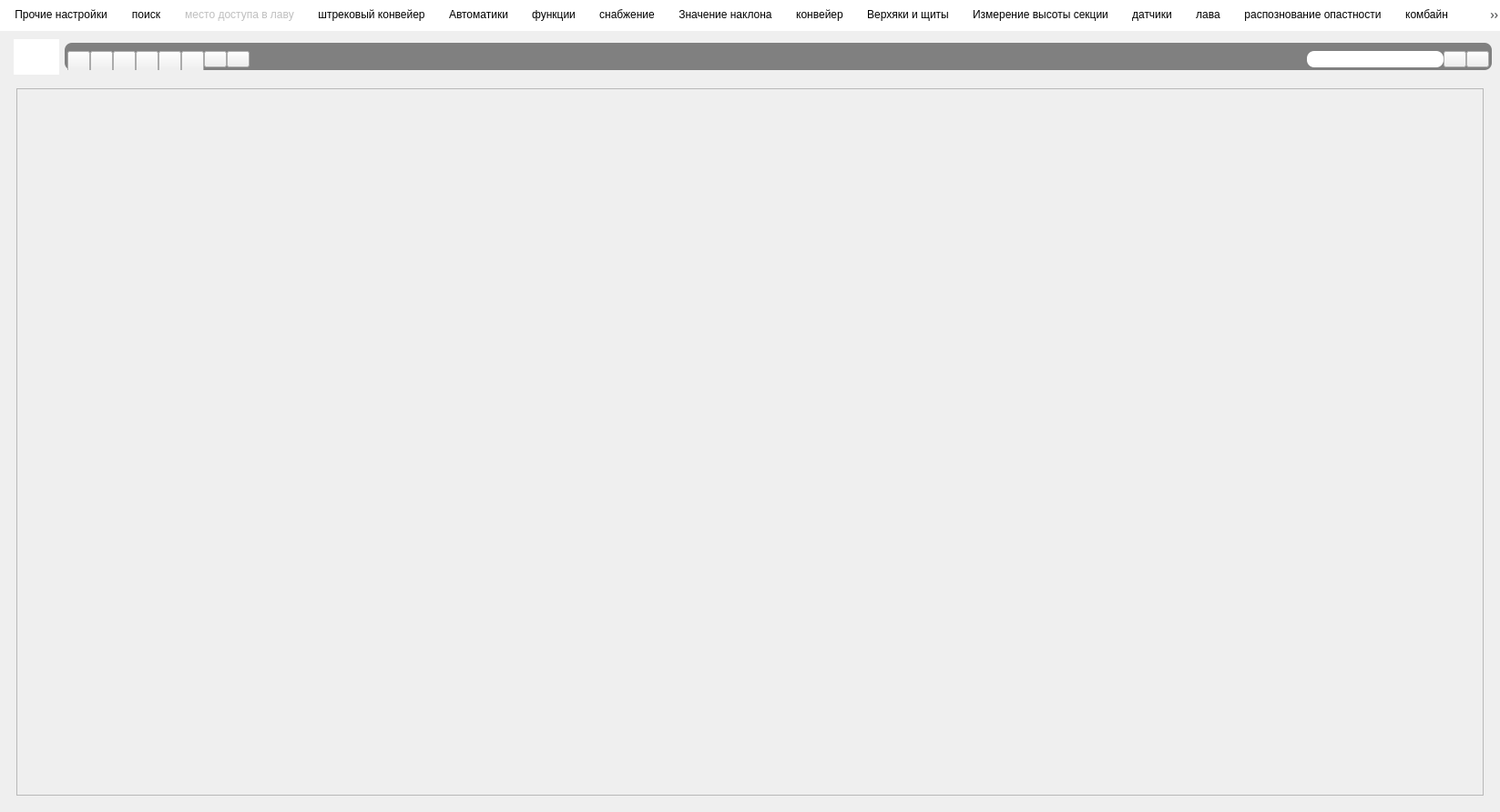
<?xml version="1.0" encoding="UTF-8"?>
<ui version="4.0">
 <class>MainWindow</class>
 <widget class="QMainWindow" name="MainWindow">
  <property name="enabled">
   <bool>true</bool>
  </property>
  <property name="geometry">
   <rect>
    <x>0</x>
    <y>0</y>
    <width>1647</width>
    <height>892</height>
   </rect>
  </property>
  <property name="sizePolicy">
   <sizepolicy hsizetype="Preferred" vsizetype="Preferred">
    <horstretch>0</horstretch>
    <verstretch>0</verstretch>
   </sizepolicy>
  </property>
  <property name="windowTitle">
   <string>Niva-M</string>
  </property>
  <property name="windowIcon">
   <iconset>
    <normaloff>../../image/logo-svg.svg</normaloff>../../image/logo-svg.svg</iconset>
  </property>
  <property name="styleSheet">
   <string notr="true">QMenuBar {
    background-color: #FFFFFF;
}
QMenuBar::item {
    padding: 10px 10px;

}</string>
  </property>
  <property name="iconSize">
   <size>
    <width>100</width>
    <height>100</height>
   </size>
  </property>
  <widget class="QWidget" name="centralwidget">
   <layout class="QGridLayout" name="gridLayout">
    <item row="0" column="2">
     <widget class="QGroupBox" name="Tools">
      <property name="minimumSize">
       <size>
        <width>0</width>
        <height>30</height>
       </size>
      </property>
      <property name="maximumSize">
       <size>
        <width>1890</width>
        <height>30</height>
       </size>
      </property>
      <property name="styleSheet">
       <string notr="true">QGroupBox{
                        background-color: #808080;
						border-radius: 8px;
                        }
                    </string>
      </property>
      <property name="title">
       <string/>
      </property>
      <property name="flat">
       <bool>true</bool>
      </property>
      <layout class="QHBoxLayout" name="horizontalLayout">
       <property name="spacing">
        <number>0</number>
       </property>
       <property name="leftMargin">
        <number>0</number>
       </property>
       <property name="topMargin">
        <number>3</number>
       </property>
       <property name="rightMargin">
        <number>0</number>
       </property>
       <property name="bottomMargin">
        <number>0</number>
       </property>
       <item>
        <widget class="QPushButton" name="quantity_shield_pushButton">
         <property name="minimumSize">
          <size>
           <width>25</width>
           <height>25</height>
          </size>
         </property>
         <property name="maximumSize">
          <size>
           <width>25</width>
           <height>25</height>
          </size>
         </property>
         <property name="toolTip">
          <string>Мониторинг гидравлики</string>
         </property>
         <property name="text">
          <string/>
         </property>
         <property name="icon">
          <iconset>
           <normaloff>../../image/img tools/shield_free.png</normaloff>../../image/img tools/shield_free.png</iconset>
         </property>
         <property name="iconSize">
          <size>
           <width>50</width>
           <height>50</height>
          </size>
         </property>
        </widget>
       </item>
       <item>
        <widget class="QPushButton" name="data_sensors_pushButton">
         <property name="enabled">
          <bool>true</bool>
         </property>
         <property name="minimumSize">
          <size>
           <width>25</width>
           <height>25</height>
          </size>
         </property>
         <property name="maximumSize">
          <size>
           <width>25</width>
           <height>25</height>
          </size>
         </property>
         <property name="toolTip">
          <string>Данные с датчиков</string>
         </property>
         <property name="text">
          <string/>
         </property>
         <property name="icon">
          <iconset>
           <normaloff>../../image/img tools/shieldtab.png</normaloff>../../image/img tools/shieldtab.png</iconset>
         </property>
         <property name="iconSize">
          <size>
           <width>50</width>
           <height>50</height>
          </size>
         </property>
        </widget>
       </item>
       <item>
        <widget class="QPushButton" name="driver_pushButton">
         <property name="minimumSize">
          <size>
           <width>25</width>
           <height>25</height>
          </size>
         </property>
         <property name="maximumSize">
          <size>
           <width>25</width>
           <height>25</height>
          </size>
         </property>
         <property name="toolTip">
          <string>Мониторинг гидравлики</string>
         </property>
         <property name="text">
          <string/>
         </property>
         <property name="icon">
          <iconset>
           <normaloff>../../image/img tools/driver.png</normaloff>../../image/img tools/driver.png</iconset>
         </property>
         <property name="iconSize">
          <size>
           <width>50</width>
           <height>50</height>
          </size>
         </property>
        </widget>
       </item>
       <item>
        <widget class="QPushButton" name="level_charge_device_pushbutton">
         <property name="minimumSize">
          <size>
           <width>25</width>
           <height>25</height>
          </size>
         </property>
         <property name="maximumSize">
          <size>
           <width>25</width>
           <height>25</height>
          </size>
         </property>
         <property name="text">
          <string/>
         </property>
         <property name="icon">
          <iconset>
           <normaloff>../../image/img tools/rfid.png</normaloff>../../image/img tools/rfid.png</iconset>
         </property>
         <property name="iconSize">
          <size>
           <width>50</width>
           <height>50</height>
          </size>
         </property>
        </widget>
       </item>
       <item>
        <widget class="QPushButton" name="list_error_pushButton">
         <property name="minimumSize">
          <size>
           <width>25</width>
           <height>25</height>
          </size>
         </property>
         <property name="maximumSize">
          <size>
           <width>25</width>
           <height>25</height>
          </size>
         </property>
         <property name="toolTip">
          <string>Мониторинг гидравлики</string>
         </property>
         <property name="text">
          <string/>
         </property>
         <property name="icon">
          <iconset>
           <normaloff>../../image/img tools/rfid_error.png</normaloff>../../image/img tools/rfid_error.png</iconset>
         </property>
         <property name="iconSize">
          <size>
           <width>50</width>
           <height>50</height>
          </size>
         </property>
        </widget>
       </item>
       <item>
        <widget class="QPushButton" name="function_pushButton">
         <property name="minimumSize">
          <size>
           <width>25</width>
           <height>25</height>
          </size>
         </property>
         <property name="maximumSize">
          <size>
           <width>25</width>
           <height>25</height>
          </size>
         </property>
         <property name="toolTip">
          <string>Мониторинг гидравлики</string>
         </property>
         <property name="text">
          <string/>
         </property>
         <property name="icon">
          <iconset>
           <normaloff>../../image/img tools/function.png</normaloff>../../image/img tools/function.png</iconset>
         </property>
         <property name="iconSize">
          <size>
           <width>50</width>
           <height>50</height>
          </size>
         </property>
        </widget>
       </item>
       <item>
        <widget class="QPushButton" name="notification_errors_pushButton">
         <property name="maximumSize">
          <size>
           <width>25</width>
           <height>25</height>
          </size>
         </property>
         <property name="text">
          <string/>
         </property>
         <property name="icon">
          <iconset>
           <normaloff>../../image/img tools/107822.png</normaloff>../../image/img tools/107822.png</iconset>
         </property>
        </widget>
       </item>
       <item>
        <widget class="QPushButton" name="exit_pushButton">
         <property name="maximumSize">
          <size>
           <width>25</width>
           <height>25</height>
          </size>
         </property>
         <property name="text">
          <string/>
         </property>
         <property name="icon">
          <iconset>
           <normaloff>../../image/img tools/b_exit.png</normaloff>../../image/img tools/b_exit.png</iconset>
         </property>
        </widget>
       </item>
       <item>
        <spacer name="horizontalSpacer">
         <property name="orientation">
          <enum>Qt::Horizontal</enum>
         </property>
         <property name="sizeHint" stdset="0">
          <size>
           <width>40</width>
           <height>20</height>
          </size>
         </property>
        </spacer>
       </item>
       <item>
        <widget class="QLineEdit" name="date_time">
         <property name="enabled">
          <bool>true</bool>
         </property>
         <property name="maximumSize">
          <size>
           <width>150</width>
           <height>20</height>
          </size>
         </property>
         <property name="styleSheet">
          <string notr="true">QLineEdit {
  border-radius: 8px;
}</string>
         </property>
         <property name="alignment">
          <set>Qt::AlignCenter</set>
         </property>
        </widget>
       </item>
       <item>
        <widget class="QPushButton" name="mining_overview_pushButton">
         <property name="maximumSize">
          <size>
           <width>25</width>
           <height>25</height>
          </size>
         </property>
         <property name="toolTip">
          <string>Обзор добычи</string>
         </property>
         <property name="text">
          <string/>
         </property>
         <property name="icon">
          <iconset>
           <normaloff>../../image/img tools/transport.png</normaloff>../../image/img tools/transport.png</iconset>
         </property>
         <property name="iconSize">
          <size>
           <width>50</width>
           <height>50</height>
          </size>
         </property>
        </widget>
       </item>
       <item>
        <widget class="QPushButton" name="menu_pushButton">
         <property name="maximumSize">
          <size>
           <width>25</width>
           <height>25</height>
          </size>
         </property>
         <property name="text">
          <string/>
         </property>
         <property name="icon">
          <iconset>
           <normaloff>../../image/img tools/menu.png</normaloff>../../image/img tools/menu.png</iconset>
         </property>
         <property name="iconSize">
          <size>
           <width>50</width>
           <height>50</height>
          </size>
         </property>
        </widget>
       </item>
      </layout>
     </widget>
    </item>
    <item row="1" column="0" colspan="3">
     <widget class="QWidget" name="widget" native="true">
      <layout class="QVBoxLayout" name="verticalLayout">
       <item>
        <widget class="QScrollArea" name="scrollArea">
         <property name="widgetResizable">
          <bool>true</bool>
         </property>
         <widget class="QWidget" name="scrollAreaWidgetContents">
          <property name="geometry">
           <rect>
            <x>0</x>
            <y>0</y>
            <width>1609</width>
            <height>771</height>
           </rect>
          </property>
          <layout class="QVBoxLayout" name="verticalLayout_4">
           <item>
            <layout class="QVBoxLayout" name="layout_groupbox">
             <property name="spacing">
              <number>0</number>
             </property>
            </layout>
           </item>
          </layout>
         </widget>
        </widget>
       </item>
      </layout>
     </widget>
    </item>
    <item row="0" column="1">
     <widget class="QPushButton" name="user_pushbutton">
      <property name="minimumSize">
       <size>
        <width>50</width>
        <height>39</height>
       </size>
      </property>
      <property name="maximumSize">
       <size>
        <width>50</width>
        <height>40</height>
       </size>
      </property>
      <property name="styleSheet">
       <string notr="true">QPushButton {
  background-color: #fff;
  border-radius:20%;}</string>
      </property>
      <property name="text">
       <string/>
      </property>
      <property name="icon">
       <iconset>
        <normaloff>../../image/user/detect_person.png</normaloff>../../image/user/detect_person.png</iconset>
      </property>
      <property name="iconSize">
       <size>
        <width>40</width>
        <height>50</height>
       </size>
      </property>
     </widget>
    </item>
   </layout>
  </widget>
  <widget class="QMenuBar" name="menubar">
   <property name="enabled">
    <bool>true</bool>
   </property>
   <property name="geometry">
    <rect>
     <x>0</x>
     <y>0</y>
     <width>1647</width>
     <height>37</height>
    </rect>
   </property>
   <property name="tabletTracking">
    <bool>false</bool>
   </property>
   <property name="toolTip">
    <string/>
   </property>
   <property name="styleSheet">
    <string notr="true"/>
   </property>
   <property name="nativeMenuBar">
    <bool>true</bool>
   </property>
   <widget class="QMenu" name="tools_menu">
    <property name="geometry">
     <rect>
      <x>353</x>
      <y>155</y>
      <width>247</width>
      <height>267</height>
     </rect>
    </property>
    <property name="minimumSize">
     <size>
      <width>100</width>
      <height>100</height>
     </size>
    </property>
    <property name="toolTip">
     <string>,mhv</string>
    </property>
    <property name="toolTipDuration">
     <number>-1</number>
    </property>
    <property name="statusTip">
     <string notr="true">Прочие настрйки</string>
    </property>
    <property name="tearOffEnabled">
     <bool>true</bool>
    </property>
    <property name="title">
     <string>Прочие настройки</string>
    </property>
    <property name="icon">
     <iconset>
      <normaloff>../../image/img tools/setup.png</normaloff>../../image/img tools/setup.png</iconset>
    </property>
    <property name="separatorsCollapsible">
     <bool>true</bool>
    </property>
    <property name="toolTipsVisible">
     <bool>true</bool>
    </property>
    <addaction name="change_name_action"/>
    <addaction name="screenshot_action"/>
    <addaction name="list_sensors_action"/>
    <addaction name="list_camera_action"/>
    <addaction name="list_link_action"/>
    <addaction name="change_setting_action"/>
    <addaction name="show_name_action"/>
    <addaction name="conveier_name_action"/>
    <addaction name="direction_name_action"/>
    <addaction name="separator"/>
   </widget>
   <widget class="QMenu" name="search">
    <property name="toolTip">
     <string>онреас</string>
    </property>
    <property name="statusTip">
     <string>щгн</string>
    </property>
    <property name="title">
     <string>поиск</string>
    </property>
    <property name="icon">
     <iconset>
      <normaloff>../../image/img tools/search.png</normaloff>../../image/img tools/search.png</iconset>
    </property>
    <property name="toolTipsVisible">
     <bool>true</bool>
    </property>
    <addaction name="one_searc_action"/>
    <addaction name="two_searc_action"/>
    <addaction name="three_searc_action"/>
    <addaction name="four_searc_action"/>
    <addaction name="five_searc_action"/>
   </widget>
   <widget class="QMenu" name="place_lava">
    <property name="enabled">
     <bool>false</bool>
    </property>
    <property name="title">
     <string>место доступа в лаву</string>
    </property>
    <property name="icon">
     <iconset>
      <normaloff>../../image/img tools/tailgate.png</normaloff>../../image/img tools/tailgate.png</iconset>
    </property>
    <addaction name="on_lava_action"/>
    <addaction name="off_lava_action"/>
   </widget>
   <widget class="QMenu" name="conveier_shek">
    <property name="title">
     <string>штрековый конвейер</string>
    </property>
    <property name="icon">
     <iconset>
      <normaloff>../../image/img tools/stageloader.png</normaloff>../../image/img tools/stageloader.png</iconset>
    </property>
    <addaction name="on_conv_action"/>
    <addaction name="off_conveier_action"/>
   </widget>
   <widget class="QMenu" name="avtomatic">
    <property name="title">
     <string>Автоматики</string>
    </property>
    <property name="icon">
     <iconset>
      <normaloff>../../image/img tools/automatic.png</normaloff>../../image/img tools/automatic.png</iconset>
    </property>
    <addaction name="automatics_action"/>
    <addaction name="time_rs_action"/>
    <addaction name="time_all_work_day"/>
    <addaction name="time_unloading_action"/>
    <addaction name="time_going_action"/>
    <addaction name="time_raspor_action"/>
    <addaction name="time_from_unloading_action"/>
   </widget>
   <widget class="QMenu" name="function">
    <property name="title">
     <string>функции</string>
    </property>
    <property name="icon">
     <iconset>
      <normaloff>../../image/img tools/function.png</normaloff>../../image/img tools/function.png</iconset>
    </property>
    <addaction name="functions_action"/>
    <addaction name="sinhronize_action"/>
    <addaction name="resist_action"/>
    <addaction name="audio_light_action"/>
    <addaction name="neighbor_branch_manage_action"/>
   </widget>
   <widget class="QMenu" name="electric">
    <property name="geometry">
     <rect>
      <x>410</x>
      <y>130</y>
      <width>221</width>
      <height>204</height>
     </rect>
    </property>
    <property name="title">
     <string>снабжение</string>
    </property>
    <property name="icon">
     <iconset>
      <normaloff>../../image/img tools/electric.png</normaloff>../../image/img tools/electric.png</iconset>
    </property>
    <property name="separatorsCollapsible">
     <bool>true</bool>
    </property>
    <property name="toolTipsVisible">
     <bool>true</bool>
    </property>
    <addaction name="consup_current_actual_action"/>
    <addaction name="consup_current_valve_action"/>
    <addaction name="cons_current_action"/>
    <addaction name="sipply_voltage_action"/>
    <addaction name="sensor_sipply_voltage_action"/>
    <addaction name="valve_sipply_voltage_action"/>
    <addaction name="R_voltage_sipply"/>
   </widget>
   <widget class="QMenu" name="tilt_angle">
    <property name="title">
     <string>Значение наклона</string>
    </property>
    <property name="icon">
     <iconset>
      <normaloff>../../image/img tools/inclination.png</normaloff>../../image/img tools/inclination.png</iconset>
    </property>
    <addaction name="transverse_slope_grounds_action"/>
    <addaction name="longitudinal_slope_overlap_a"/>
    <addaction name="transverse_slope_grounds"/>
    <addaction name="longitudial_slope_overlap_action"/>
   </widget>
   <widget class="QMenu" name="conveier">
    <property name="title">
     <string>конвейер</string>
    </property>
    <property name="icon">
     <iconset>
      <normaloff>../../image/img tools/conveyor_distance.png</normaloff>../../image/img tools/conveyor_distance.png</iconset>
    </property>
    <addaction name="v_action"/>
    <addaction name="zaz_action"/>
   </widget>
   <widget class="QMenu" name="shield_menu">
    <property name="title">
     <string>Верхяки и щиты</string>
    </property>
    <property name="icon">
     <iconset>
      <normaloff>../../image/img tools/cantilever.png</normaloff>../../image/img tools/cantilever.png</iconset>
    </property>
    <addaction name="shield_UGZ_action"/>
    <addaction name="shield_UGZ_sensor_approximation_action"/>
    <addaction name="shield_UGZ_angle_action"/>
    <addaction name="shield_UGZ_shifting_action"/>
    <addaction name="shield_UGZ_pressure_action"/>
    <addaction name="shield_UGZ_3rasp_abbr_action"/>
    <addaction name="top_drawer_action"/>
    <addaction name="top_drawer_shifting_action"/>
    <addaction name="visor_action"/>
    <addaction name="state_overlap_action"/>
   </widget>
   <widget class="QMenu" name="height_menu">
    <property name="title">
     <string>Измерение высоты секции</string>
    </property>
    <property name="icon">
     <iconset>
      <normaloff>../../image/img tools/shield_height.png</normaloff>../../image/img tools/shield_height.png</iconset>
    </property>
    <addaction name="height_section_action1"/>
    <addaction name="height_section_action2"/>
    <addaction name="height_section_action3"/>
   </widget>
   <widget class="QMenu" name="menu_4">
    <property name="title">
     <string>датчики</string>
    </property>
    <property name="icon">
     <iconset>
      <normaloff>../../image/img tools/sensor.png</normaloff>../../image/img tools/sensor.png</iconset>
    </property>
    <addaction name="action_57"/>
    <addaction name="action_58"/>
    <addaction name="action_59"/>
    <addaction name="action_60"/>
    <addaction name="action_61"/>
    <addaction name="action_62"/>
    <addaction name="action_63"/>
    <addaction name="action_64"/>
   </widget>
   <widget class="QMenu" name="menu_5">
    <property name="title">
     <string>лава</string>
    </property>
    <property name="icon">
     <iconset>
      <normaloff>../../image/img tools/front_view.png</normaloff>../../image/img tools/front_view.png</iconset>
    </property>
    <addaction name="action_65"/>
    <addaction name="action_66"/>
   </widget>
   <widget class="QMenu" name="menu_6">
    <property name="title">
     <string>распознование опастности</string>
    </property>
    <property name="icon">
     <iconset>
      <normaloff>../../image/img tools/danger.png</normaloff>../../image/img tools/danger.png</iconset>
    </property>
    <addaction name="action_67"/>
    <addaction name="action_68"/>
    <addaction name="action_69"/>
   </widget>
   <widget class="QMenu" name="combine_menu">
    <property name="title">
     <string>комбайн</string>
    </property>
    <property name="icon">
     <iconset>
      <normaloff>../../image/img tools/shearer.png</normaloff>../../image/img tools/shearer.png</iconset>
    </property>
    <addaction name="on_combine_actiona"/>
    <addaction name="off_combine_action"/>
   </widget>
   <widget class="QMenu" name="menu_7">
    <property name="enabled">
     <bool>false</bool>
    </property>
    <property name="title">
     <string>конвейер</string>
    </property>
    <property name="icon">
     <iconset>
      <normaloff>../../image/img tools/conveyor.png</normaloff>../../image/img tools/conveyor.png</iconset>
    </property>
    <addaction name="action_72"/>
    <addaction name="action_73"/>
    <addaction name="action_74"/>
    <addaction name="action_75"/>
   </widget>
   <widget class="QMenu" name="tel_menu">
    <property name="enabled">
     <bool>false</bool>
    </property>
    <property name="title">
     <string>переговорное устройство</string>
    </property>
    <property name="icon">
     <iconset>
      <normaloff>../../image/img tools/voicelockup.png</normaloff>../../image/img tools/voicelockup.png</iconset>
    </property>
    <addaction name="on_tel_action"/>
    <addaction name="off_tel_action"/>
   </widget>
   <widget class="QMenu" name="menu_9">
    <property name="title">
     <string>лава</string>
    </property>
    <property name="icon">
     <iconset>
      <normaloff>../../image/img tools/mining.png</normaloff>../../image/img tools/mining.png</iconset>
    </property>
    <addaction name="actionujhb"/>
    <addaction name="action_gc"/>
    <addaction name="action_78"/>
    <addaction name="action_79"/>
    <addaction name="action_80"/>
    <addaction name="action_81"/>
    <addaction name="action_82"/>
    <addaction name="action_83"/>
   </widget>
   <widget class="QMenu" name="menu_10">
    <property name="title">
     <string/>
    </property>
   </widget>
   <widget class="QMenu" name="pressuremenu">
    <property name="title">
     <string/>
    </property>
    <property name="icon">
     <iconset>
      <normaloff>../../image/img tools/prop_pressure.png</normaloff>../../image/img tools/prop_pressure.png</iconset>
    </property>
    <addaction name="pressure_stand1_action"/>
    <addaction name="pressure_stand2_action"/>
   </widget>
   <addaction name="tools_menu"/>
   <addaction name="search"/>
   <addaction name="place_lava"/>
   <addaction name="conveier_shek"/>
   <addaction name="avtomatic"/>
   <addaction name="function"/>
   <addaction name="electric"/>
   <addaction name="tilt_angle"/>
   <addaction name="conveier"/>
   <addaction name="pressuremenu"/>
   <addaction name="shield_menu"/>
   <addaction name="height_menu"/>
   <addaction name="menu_4"/>
   <addaction name="menu_5"/>
   <addaction name="menu_6"/>
   <addaction name="combine_menu"/>
   <addaction name="menu_7"/>
   <addaction name="tel_menu"/>
   <addaction name="menu_9"/>
   <addaction name="menu_10"/>
  </widget>
  <action name="action">
   <property name="text">
    <string>Изменить имя</string>
   </property>
  </action>
  <action name="actionuf">
   <property name="text">
    <string>uf</string>
   </property>
  </action>
  <action name="actionuyf">
   <property name="text">
    <string>uyf</string>
   </property>
  </action>
  <action name="change_name_action">
   <property name="text">
    <string>изменить имя</string>
   </property>
   <property name="toolTip">
    <string>изменить имя</string>
   </property>
  </action>
  <action name="screenshot_action">
   <property name="checkable">
    <bool>false</bool>
   </property>
   <property name="text">
    <string>скриншот</string>
   </property>
  </action>
  <action name="list_sensors_action">
   <property name="text">
    <string>список датчиков</string>
   </property>
  </action>
  <action name="list_camera_action">
   <property name="text">
    <string>список камер</string>
   </property>
  </action>
  <action name="list_link_action">
   <property name="text">
    <string>список линий связи</string>
   </property>
  </action>
  <action name="change_setting_action">
   <property name="checkable">
    <bool>true</bool>
   </property>
   <property name="icon">
    <iconset>
     <normaloff>../../image/img tools/longwallface.png</normaloff>../../image/img tools/longwallface.png</iconset>
   </property>
   <property name="text">
    <string>изменить настройки экрана</string>
   </property>
  </action>
  <action name="show_name_action">
   <property name="checkable">
    <bool>true</bool>
   </property>
   <property name="checked">
    <bool>true</bool>
   </property>
   <property name="icon">
    <iconset>
     <normaloff>../../image/img tools/name.png</normaloff>../../image/img tools/name.png</iconset>
   </property>
   <property name="text">
    <string>график: отобразить название</string>
   </property>
  </action>
  <action name="conveier_name_action">
   <property name="text">
    <string>конвейер отобразить анимацию</string>
   </property>
  </action>
  <action name="direction_name_action">
   <property name="text">
    <string>направление лавы</string>
   </property>
  </action>
  <action name="one_searc_action">
   <property name="text">
    <string>1</string>
   </property>
  </action>
  <action name="two_searc_action">
   <property name="text">
    <string>2</string>
   </property>
  </action>
  <action name="three_searc_action">
   <property name="text">
    <string>3</string>
   </property>
  </action>
  <action name="four_searc_action">
   <property name="text">
    <string>4</string>
   </property>
  </action>
  <action name="five_searc_action">
   <property name="text">
    <string>5</string>
   </property>
  </action>
  <action name="action_12">
   <property name="icon">
    <iconset>
     <normaloff>../../image/img tools/место доступа в лаву.png</normaloff>../../image/img tools/место доступа в лаву.png</iconset>
   </property>
   <property name="text">
    <string>главный привод</string>
   </property>
  </action>
  <action name="action_13">
   <property name="text">
    <string>вспомогательный</string>
   </property>
  </action>
  <action name="on_conv_action">
   <property name="checkable">
    <bool>true</bool>
   </property>
   <property name="checked">
    <bool>true</bool>
   </property>
   <property name="text">
    <string>вкл</string>
   </property>
  </action>
  <action name="off_conveier_action">
   <property name="checkable">
    <bool>true</bool>
   </property>
   <property name="checked">
    <bool>false</bool>
   </property>
   <property name="text">
    <string>выкл</string>
   </property>
  </action>
  <action name="on_lava_action">
   <property name="checkable">
    <bool>true</bool>
   </property>
   <property name="checked">
    <bool>false</bool>
   </property>
   <property name="text">
    <string>доступ к лаве главный</string>
   </property>
  </action>
  <action name="off_lava_action">
   <property name="checkable">
    <bool>true</bool>
   </property>
   <property name="checked">
    <bool>false</bool>
   </property>
   <property name="text">
    <string>доступ к лаве вспомогательный привод</string>
   </property>
  </action>
  <action name="automatics_action">
   <property name="text">
    <string>автоматики</string>
   </property>
  </action>
  <action name="time_rs_action">
   <property name="text">
    <string>промежут время РЦ</string>
   </property>
  </action>
  <action name="time_all_work_day">
   <property name="text">
    <string>Время Общий раб день</string>
   </property>
  </action>
  <action name="time_unloading_action">
   <property name="text">
    <string>время разгрузка</string>
   </property>
  </action>
  <action name="time_going_action">
   <property name="text">
    <string>время передвижка</string>
   </property>
  </action>
  <action name="time_raspor_action">
   <property name="text">
    <string>Время распор</string>
   </property>
  </action>
  <action name="time_from_unloading_action">
   <property name="text">
    <string>время от разгруз</string>
   </property>
  </action>
  <action name="functions_action">
   <property name="text">
    <string>функции</string>
   </property>
  </action>
  <action name="sinhronize_action">
   <property name="text">
    <string>синх</string>
   </property>
  </action>
  <action name="resist_action">
   <property name="text">
    <string>сопр</string>
   </property>
  </action>
  <action name="audio_light_action">
   <property name="text">
    <string>звук и свет сигн</string>
   </property>
  </action>
  <action name="neighbor_branch_manage_action">
   <property name="text">
    <string>управление соcедней веткой</string>
   </property>
  </action>
  <action name="consup_current_actual_action">
   <property name="text">
    <string>потребление тока Текущ</string>
   </property>
  </action>
  <action name="consup_current_valve_action">
   <property name="text">
    <string>потребление тока Клапан</string>
   </property>
  </action>
  <action name="cons_current_action">
   <property name="text">
    <string>Потребление тока Общее</string>
   </property>
  </action>
  <action name="sipply_voltage_action">
   <property name="text">
    <string>Напряжение питания</string>
   </property>
  </action>
  <action name="sensor_sipply_voltage_action">
   <property name="text">
    <string>Датчик Напряж питания</string>
   </property>
  </action>
  <action name="valve_sipply_voltage_action">
   <property name="text">
    <string>Клапан Напряжения питания</string>
   </property>
  </action>
  <action name="R_voltage_sipply">
   <property name="text">
    <string>РоЕ напяжение питания</string>
   </property>
  </action>
  <action name="transverse_slope_grounds_action">
   <property name="text">
    <string>поперечный наклон основания</string>
   </property>
  </action>
  <action name="longitudinal_slope_overlap_a">
   <property name="text">
    <string>продольный наклон основания</string>
   </property>
  </action>
  <action name="transverse_slope_grounds">
   <property name="text">
    <string>поперечный наклон перекрытия</string>
   </property>
  </action>
  <action name="longitudial_slope_overlap_action">
   <property name="text">
    <string>продольный наклон перекрытия</string>
   </property>
  </action>
  <action name="v_action">
   <property name="checkable">
    <bool>true</bool>
   </property>
   <property name="checked">
    <bool>true</bool>
   </property>
   <property name="icon">
    <iconset>
     <normaloff>../../image/img tools/conveyor_distance.png</normaloff>../../image/img tools/conveyor_distance.png</iconset>
   </property>
   <property name="text">
    <string>ЦП</string>
   </property>
  </action>
  <action name="zaz_action">
   <property name="checkable">
    <bool>true</bool>
   </property>
   <property name="checked">
    <bool>true</bool>
   </property>
   <property name="icon">
    <iconset>
     <normaloff>../../image/img tools/conveyor_clearance.png</normaloff>../../image/img tools/conveyor_clearance.png</iconset>
   </property>
   <property name="text">
    <string>Зазор цил передв</string>
   </property>
  </action>
  <action name="pressure_rack1_action">
   <property name="text">
    <string>давл стойка /1</string>
   </property>
  </action>
  <action name="pressure_rack2_action">
   <property name="checkable">
    <bool>true</bool>
   </property>
   <property name="checked">
    <bool>true</bool>
   </property>
   <property name="text">
    <string>давл стойка /2</string>
   </property>
  </action>
  <action name="shield_UGZ_action">
   <property name="checkable">
    <bool>true</bool>
   </property>
   <property name="checked">
    <bool>true</bool>
   </property>
   <property name="icon">
    <iconset>
     <normaloff>../../image/img tools/articulated_cantilever_pos.png</normaloff>../../image/img tools/articulated_cantilever_pos.png</iconset>
   </property>
   <property name="text">
    <string>Щит УГЗ</string>
   </property>
  </action>
  <action name="shield_UGZ_sensor_approximation_action">
   <property name="checkable">
    <bool>true</bool>
   </property>
   <property name="checked">
    <bool>true</bool>
   </property>
   <property name="icon">
    <iconset>
     <normaloff>../../image/img tools/articulated_cantilever_switch.png</normaloff>../../image/img tools/articulated_cantilever_switch.png</iconset>
   </property>
   <property name="text">
    <string>Щит УГЗ Датчик приближения</string>
   </property>
  </action>
  <action name="shield_UGZ_angle_action">
   <property name="checkable">
    <bool>true</bool>
   </property>
   <property name="checked">
    <bool>true</bool>
   </property>
   <property name="icon">
    <iconset>
     <normaloff>../../image/img tools/articulated_cantilever_angle.png</normaloff>../../image/img tools/articulated_cantilever_angle.png</iconset>
   </property>
   <property name="text">
    <string>Щит УГЗ Угол</string>
   </property>
  </action>
  <action name="shield_UGZ_shifting_action">
   <property name="checkable">
    <bool>true</bool>
   </property>
   <property name="checked">
    <bool>true</bool>
   </property>
   <property name="icon">
    <iconset>
     <normaloff>../../image/img tools/articulated_cantilever_way.png</normaloff>../../image/img tools/articulated_cantilever_way.png</iconset>
   </property>
   <property name="text">
    <string>Щит УГЗ передв (ход)</string>
   </property>
  </action>
  <action name="shield_UGZ_pressure_action">
   <property name="checkable">
    <bool>true</bool>
   </property>
   <property name="checked">
    <bool>true</bool>
   </property>
   <property name="icon">
    <iconset>
     <normaloff>../../image/img tools/articulated_cantilever_pressure.png</normaloff>../../image/img tools/articulated_cantilever_pressure.png</iconset>
   </property>
   <property name="text">
    <string>Щит УГЗ давление</string>
   </property>
  </action>
  <action name="shield_UGZ_3rasp_abbr_action">
   <property name="checkable">
    <bool>true</bool>
   </property>
   <property name="checked">
    <bool>true</bool>
   </property>
   <property name="icon">
    <iconset>
     <normaloff>../../image/img tools/articulated_cantilever3.png</normaloff>../../image/img tools/articulated_cantilever3.png</iconset>
   </property>
   <property name="text">
    <string>Щит УГЗ 3 Сокр/расп</string>
   </property>
  </action>
  <action name="top_drawer_action">
   <property name="checkable">
    <bool>true</bool>
   </property>
   <property name="checked">
    <bool>true</bool>
   </property>
   <property name="icon">
    <iconset>
     <normaloff>../../image/img tools/cantilever.png</normaloff>../../image/img tools/cantilever.png</iconset>
   </property>
   <property name="text">
    <string>Выдвиж верхняк</string>
   </property>
  </action>
  <action name="top_drawer_shifting_action">
   <property name="checkable">
    <bool>true</bool>
   </property>
   <property name="checked">
    <bool>true</bool>
   </property>
   <property name="icon">
    <iconset>
     <normaloff>../../image/img tools/articulated_cantilever_way.png</normaloff>../../image/img tools/articulated_cantilever_way.png</iconset>
   </property>
   <property name="text">
    <string>Выдвиж верхняк Передв (ход)</string>
   </property>
  </action>
  <action name="visor_action">
   <property name="checkable">
    <bool>true</bool>
   </property>
   <property name="checked">
    <bool>true</bool>
   </property>
   <property name="icon">
    <iconset>
     <normaloff>../../image/img tools/slidebar_pos.png</normaloff>../../image/img tools/slidebar_pos.png</iconset>
   </property>
   <property name="text">
    <string>Подж. призаб (козырек)</string>
   </property>
  </action>
  <action name="state_overlap_action">
   <property name="checkable">
    <bool>true</bool>
   </property>
   <property name="checked">
    <bool>true</bool>
   </property>
   <property name="icon">
    <iconset>
     <normaloff>../../image/img tools/cantilever_state.png</normaloff>../../image/img tools/cantilever_state.png</iconset>
   </property>
   <property name="text">
    <string>Перекрытие состояние</string>
   </property>
  </action>
  <action name="height_section_action1">
   <property name="checkable">
    <bool>true</bool>
   </property>
   <property name="checked">
    <bool>true</bool>
   </property>
   <property name="icon">
    <iconset>
     <normaloff>../../image/img tools/shield_height_1.png</normaloff>../../image/img tools/shield_height_1.png</iconset>
   </property>
   <property name="text">
    <string>Высота секции 1</string>
   </property>
  </action>
  <action name="height_section_action2">
   <property name="checkable">
    <bool>true</bool>
   </property>
   <property name="checked">
    <bool>true</bool>
   </property>
   <property name="icon">
    <iconset>
     <normaloff>../../image/img tools/shield_height_2.png</normaloff>../../image/img tools/shield_height_2.png</iconset>
   </property>
   <property name="text">
    <string>Высота секции 2</string>
   </property>
  </action>
  <action name="height_section_action3">
   <property name="checkable">
    <bool>true</bool>
   </property>
   <property name="checked">
    <bool>true</bool>
   </property>
   <property name="icon">
    <iconset>
     <normaloff>../../image/img tools/shield_height_3.png</normaloff>../../image/img tools/shield_height_3.png</iconset>
   </property>
   <property name="text">
    <string>Высота секции 3</string>
   </property>
  </action>
  <action name="action_57">
   <property name="text">
    <string>Датчики</string>
   </property>
  </action>
  <action name="action_58">
   <property name="text">
    <string>Датчик пыли</string>
   </property>
  </action>
  <action name="action_59">
   <property name="text">
    <string>Датчик газа</string>
   </property>
  </action>
  <action name="action_60">
   <property name="text">
    <string>Люди</string>
   </property>
  </action>
  <action name="action_61">
   <property name="text">
    <string>Индекс качества линии связи</string>
   </property>
  </action>
  <action name="action_62">
   <property name="text">
    <string>Влажность внутри</string>
   </property>
  </action>
  <action name="action_63">
   <property name="text">
    <string>Температура внутри</string>
   </property>
  </action>
  <action name="action_64">
   <property name="text">
    <string>Наппряжение ИК датчик</string>
   </property>
  </action>
  <action name="action_65">
   <property name="text">
    <string>Распознование породы</string>
   </property>
  </action>
  <action name="action_66">
   <property name="text">
    <string>Поперечное сечение лавы</string>
   </property>
  </action>
  <action name="action_67">
   <property name="text">
    <string>Распознование столкновений</string>
   </property>
  </action>
  <action name="action_68">
   <property name="text">
    <string>Анализ конверг.стар кровля</string>
   </property>
  </action>
  <action name="action_69">
   <property name="text">
    <string>Анализ конверг Текущее положение кровли</string>
   </property>
  </action>
  <action name="on_combine_actiona">
   <property name="checkable">
    <bool>true</bool>
   </property>
   <property name="checked">
    <bool>true</bool>
   </property>
   <property name="text">
    <string>вкл</string>
   </property>
  </action>
  <action name="off_combine_action">
   <property name="text">
    <string>выкл</string>
   </property>
  </action>
  <action name="action_72">
   <property name="text">
    <string>Забойный конвейер</string>
   </property>
  </action>
  <action name="action_73">
   <property name="text">
    <string>Поперечн.наклон конвейера</string>
   </property>
  </action>
  <action name="action_74">
   <property name="text">
    <string>Прод наклон конвейера</string>
   </property>
  </action>
  <action name="action_75">
   <property name="text">
    <string>Конвейер для выемки с верху</string>
   </property>
  </action>
  <action name="on_tel_action">
   <property name="text">
    <string>вкл</string>
   </property>
  </action>
  <action name="off_tel_action">
   <property name="text">
    <string>выкл</string>
   </property>
  </action>
  <action name="actionujhb">
   <property name="text">
    <string>Коррекрировка LaSC</string>
   </property>
  </action>
  <action name="action_gc">
   <property name="text">
    <string>Положение лавы LASC</string>
   </property>
  </action>
  <action name="action_78">
   <property name="text">
    <string>Посл.корр.инерц.сист.упр</string>
   </property>
  </action>
  <action name="action_79">
   <property name="text">
    <string>Предпосл.корр.инерц.сист.упр</string>
   </property>
  </action>
  <action name="action_80">
   <property name="text">
    <string>Сумма корр.инерц.сист.упр</string>
   </property>
  </action>
  <action name="action_81">
   <property name="text">
    <string>Корректировка резания</string>
   </property>
  </action>
  <action name="action_82">
   <property name="text">
    <string>Разница корректировок</string>
   </property>
  </action>
  <action name="action_83">
   <property name="text">
    <string>Продвижения забоя</string>
   </property>
  </action>
  <action name="pressure_stand1_action">
   <property name="checkable">
    <bool>true</bool>
   </property>
   <property name="checked">
    <bool>true</bool>
   </property>
   <property name="icon">
    <iconset>
     <normaloff>../../image/img tools/prop_pressure_1.png</normaloff>../../image/img tools/prop_pressure_1.png</iconset>
   </property>
   <property name="text">
    <string>давление в стойке</string>
   </property>
  </action>
  <action name="pressure_stand2_action">
   <property name="checkable">
    <bool>true</bool>
   </property>
   <property name="checked">
    <bool>true</bool>
   </property>
   <property name="icon">
    <iconset>
     <normaloff>../../image/img tools/prop_pressure_2.png</normaloff>../../image/img tools/prop_pressure_2.png</iconset>
   </property>
   <property name="text">
    <string>давление в стойке 2</string>
   </property>
  </action>
 </widget>
 <resources/>
 <connections/>
</ui>
